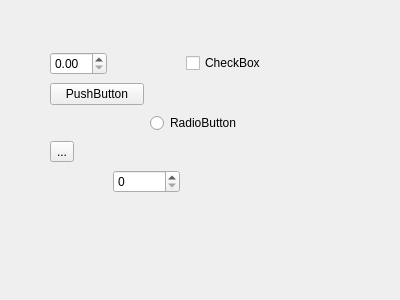
<?xml version="1.0" encoding="UTF-8"?>
<ui version="4.0">
 <class>Test</class>
 <widget class="QWidget" name="Test">
  <property name="geometry">
   <rect>
    <x>0</x>
    <y>0</y>
    <width>400</width>
    <height>300</height>
   </rect>
  </property>
  <property name="windowTitle">
   <string>Form</string>
  </property>
  <widget class="QWidget" name="">
   <property name="geometry">
    <rect>
     <x>50</x>
     <y>50</y>
     <width>216</width>
     <height>148</height>
    </rect>
   </property>
   <layout class="QGridLayout" name="gridLayout">
    <item row="0" column="0">
     <widget class="QDoubleSpinBox" name="doubleSpinBox"/>
    </item>
    <item row="0" column="3">
     <widget class="QCheckBox" name="checkBox">
      <property name="text">
       <string>CheckBox</string>
      </property>
     </widget>
    </item>
    <item row="1" column="0" colspan="2">
     <widget class="QPushButton" name="pushButton">
      <property name="text">
       <string>PushButton</string>
      </property>
     </widget>
    </item>
    <item row="2" column="2" colspan="2">
     <widget class="QRadioButton" name="radioButton">
      <property name="text">
       <string>RadioButton</string>
      </property>
     </widget>
    </item>
    <item row="3" column="0">
     <widget class="QToolButton" name="toolButton">
      <property name="text">
       <string>...</string>
      </property>
     </widget>
    </item>
    <item row="4" column="1" colspan="2">
     <widget class="QSpinBox" name="spinBox"/>
    </item>
   </layout>
  </widget>
 </widget>
 <resources/>
 <connections/>
</ui>
